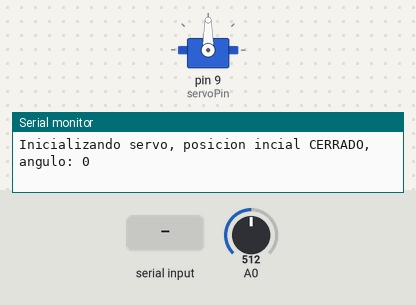
The sketch below on a simulated Arduino Uno, built with avr-gcc and run on an emulated ATmega328P. Parts: servo, the last lines printed to the serial monitor. The inputs (shaded band) are chosen by the test bench; at power-on: A0 = 512.

Above: at 1.2 s.
1.3 s: "A" received over Serial
2.8 s: "A" received over Serial
At 3.6 s:
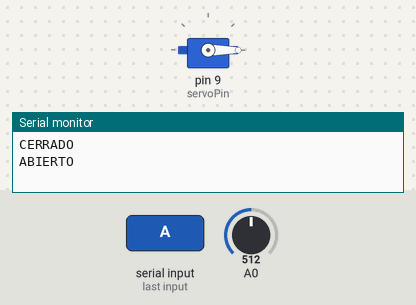
Timing chart, 0 to 5.8 s (numbered marks = the images above; inputs shaded):
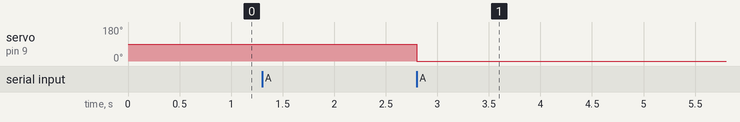

Measured:
- after the input at 2.8 s, servo on pin 9 (servoPin): 90° → 0° at once

The sketch:

ServoSensorPulsador.ino
```cpp
/*
   Verificacion de presion en un servo
*/
#include <Servo.h>
// SERVO:
Servo servo; // Definimos un objeto servo a controlar desde la Raspi

// Variables del servo
const int servoPin = 9; // El servo conectará en el pin 9 (PWM)
const int cerrado = 90; // Cerrado: Servo a 90 grados (Posicion inicial)
const int abierto = 0; // Abierto: Servo a 0 grados

// Historico de posiciones
int posInicial = cerrado;
int posAnterior;
int posicion;

// Historico de forzados
unsigned int forzado = 0;
unsigned int estacionario = 1;
unsigned int estadoAnterior = estacionario;

// VOLTIMETRO:
float vArduino = 3.3; // Cuando esta alimentado por USB la salida de 5V solo llega a 3.3V
float r1 = 100000; // valor en ohms de la primer resistencia
float r2 = 10000; // valor en ohms de la segunda resistencia

// Tensiones del servo:
// Pata PWM:
float vEst = 1.6613;
float vForce = 1.7;

// Timestamps
const long intervaloServo = 20;
const long intervaloVolt = 20;
unsigned long int millisAnteriores = 0;
unsigned long int millisAnterioresVolt = 0;

void accionarServo(char signal) {
  unsigned long millisActuales = millis(); // Momento actual
  /* Veo si el tiempo transcurrido aplica segun el intervalo tomado
     para que el Servo cambie de estado
  */
  if (millisActuales - millisAnteriores >= intervaloServo) {
    millisAnteriores = millisActuales; // Guardo el estado actual como anterior para la proxima medicion

    if (posicion == cerrado && signal == 'A') {
      servo.write(abierto);
      posicion = abierto;
      Serial.println("ABIERTO");
    }
    else if (posicion == abierto && signal == 'A') {
      servo.write(cerrado);
      posicion = cerrado;
      Serial.println("CERRADO");
    }
  }
}

void verificarForzado() {


  unsigned long millisActuales = millis(); // Momento actual
  /* Veo si el tiempo transcurrido aplica segun el intervalo tomado
     para que el Servo cambie de estado
  */
  if (millisActuales - millisAnterioresVolt >= intervaloVolt) {
    millisAnterioresVolt = millisActuales;

    int valorMedido = analogRead(A0);

    // Convierto la lectura (de 0 a 1023) a voltaje (0 a 5V):
   float voltajeMedido = valorMedido * (vArduino / 1023);
//    Serial.print("Voltaje medido: ");
//    // Imprimo el valor medido:
//    Serial.println(voltajeMedido,4);

    if (voltajeMedido > vEst &&  voltajeMedido <= vForce && forzado == 0 ) {
//    if (voltajeMedido > vEst &&  voltajeMedido <= vForce) {
      forzado = 1;
      estadoAnterior = estacionario;
      Serial.println("FORZADO");
    }
    else
      if (voltajeMedido <= vEst &&  voltajeMedido < vForce && forzado == 1) {
      forzado = 0;
      estadoAnterior = forzado;
      Serial.println("ESTACIONARIO");
    }

    //    if (vInput == vEst && vForce != 0) {
    //      vForce = 0;
    //      Serial.println("ESTACIONARIO (cerrado)");
    //    }
    //    if (vInput > vEst && vForce == 0) {
    //      vForce = 1;
    //      Serial.println("FORZADO");
    //    }
    //    if (vInput > vEst && vForce == 0) {
    //      vForce = 1;
    //      Serial.println("ABIERTO");
    //    }
  }
}


void setup() {

  servo.attach(servoPin); // Inicializo el servo

  Serial.begin(9600);

  if (servo.read() != posInicial) {
    servo.write(posInicial); // Si la puerta estaba abierta la cierro
    posicion = posInicial;

    delay(intervaloServo); // Solo usamos delay aca ya que es solo una accion bloqueante de inicializacion
  }
  Serial.print("Inicializando servo, posicion incial CERRADO, angulo: ");
  Serial.println(posicion);

}

void loop() {

  if (Serial.available()) {

    char sigRecibida = Serial.read();
    accionarServo(sigRecibida);
  }

  //accionoServo(posInicial);
  verificarForzado();

}
```
